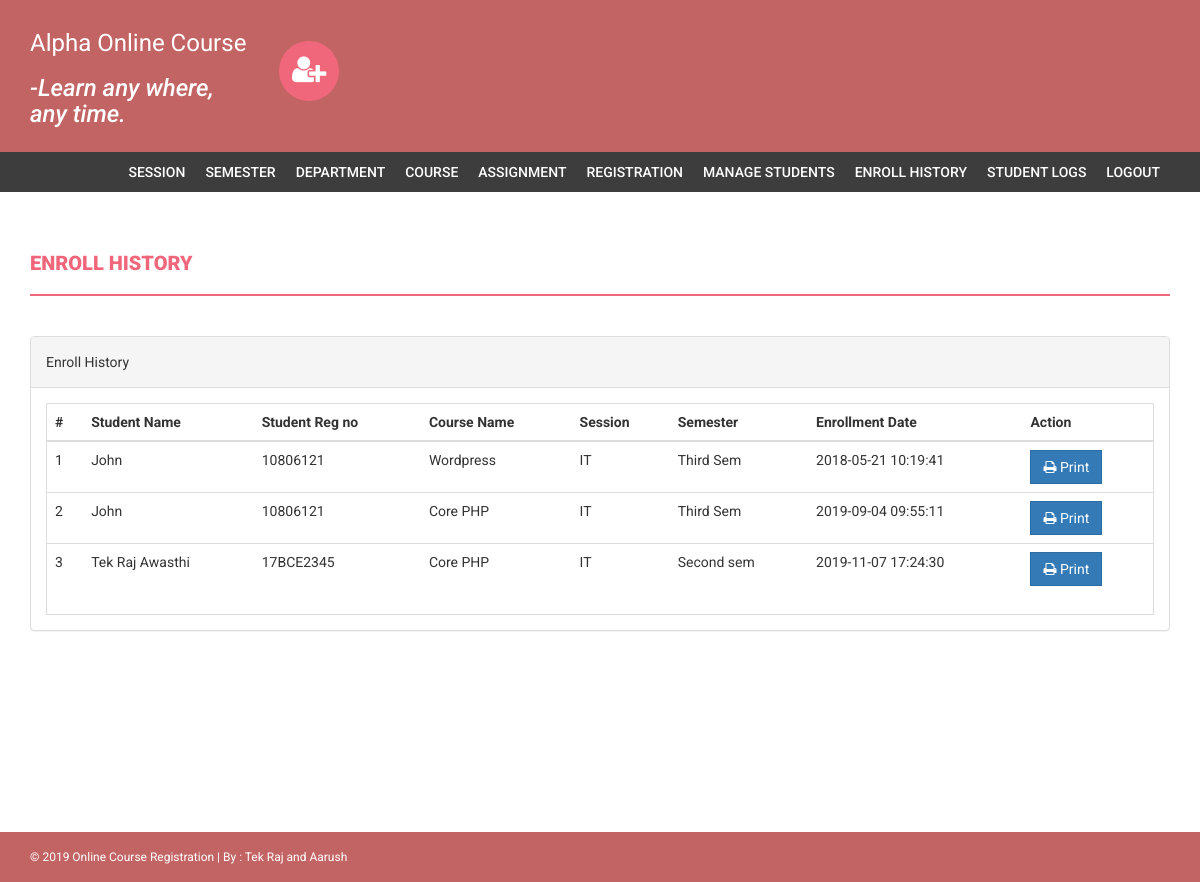
Page /admin/enroll-history.php (signed in) on the committed database.
### tables this page shows
CREATE TABLE `courseenrolls` (
  `id` int(11) NOT NULL,
  `studentRegno` varchar(255) DEFAULT NULL,
  `pincode` varchar(255) DEFAULT NULL,
  `session` int(11) DEFAULT NULL,
  `department` int(11) DEFAULT NULL,
  `level` int(11) DEFAULT NULL,
  `semester` int(11) DEFAULT NULL,
  `course` int(11) DEFAULT NULL,
  `enrollDate` timestamp NULL DEFAULT CURRENT_TIMESTAMP
);

CREATE TABLE `students` (
  `StudentRegno` varchar(255) NOT NULL,
  `studentPhoto` varchar(255) DEFAULT NULL,
  `password` varchar(255) NOT NULL,
  `studentName` varchar(255) DEFAULT NULL,
  `pincode` varchar(255) DEFAULT NULL,
  `session` varchar(255) DEFAULT NULL,
  `department` varchar(255) DEFAULT NULL,
  `semester` varchar(255) DEFAULT NULL,
  `cgpa` decimal(10,2) DEFAULT NULL,
  `creationdate` timestamp NULL DEFAULT CURRENT_TIMESTAMP,
  `updationDate` varchar(255) DEFAULT NULL
);

CREATE TABLE `course` (
  `id` int(11) NOT NULL,
  `courseCode` varchar(255) DEFAULT NULL,
  `courseName` varchar(255) DEFAULT NULL,
  `courseUnit` varchar(255) DEFAULT NULL,
  `noofSeats` int(11) DEFAULT NULL,
  `creationDate` timestamp NULL DEFAULT CURRENT_TIMESTAMP,
  `updationDate` varchar(255) DEFAULT NULL
);

CREATE TABLE `department` (
  `id` int(11) NOT NULL,
  `department` varchar(255) DEFAULT NULL,
  `creationDate` timestamp NULL DEFAULT CURRENT_TIMESTAMP
);

CREATE TABLE `semester` (
  `id` int(11) NOT NULL,
  `semester` varchar(255) DEFAULT NULL,
  `creationDate` timestamp NULL DEFAULT CURRENT_TIMESTAMP,
  `updationDate` varchar(255) DEFAULT NULL
);

### admin/enroll-history.php (the view, shortened to what this page needs)
<?php
if(strlen($_SESSION['alogin'])==0)
    {
header('location:index.php');
}
else{
?>
<!DOCTYPE html>
<html xmlns="http://www.w3.org/1999/xhtml">
<head>
    <link href="assets/css/bootstrap.css" rel="stylesheet" />
    <link href="assets/css/font-awesome.css" rel="stylesheet" />
    <link href="assets/css/style.css" rel="stylesheet" />
</head>
<body>
<?php include('includes/header.php');?>
<?php if($_SESSION['alogin']!="")
{
 include('includes/menubar.php');
}
 ?>
    <div class="content-wrapper">
        <div class="container">
              <div class="row">
                    <div class="col-md-12">
                        <h1 class="page-head-line">Enroll History  </h1>
                    </div>
                </div>
                <div class="row" >
                <div class="col-md-12">
                    <div class="panel panel-default">
                        <div class="panel-heading">
                           Enroll History
                        </div>
                        <div class="panel-body">
                            <div class="table-responsive table-bordered">
                                <table class="table">
                                    <thead>
                                        <tr>
                                            <th>#</th>
                                                 <th>Student Name </th>
                                                    <th>Student Reg no </th>
                                            <th>Course Name </th>
                                            <th>Session </th>
                                                <th>Semester</th>
                                             <th>Enrollment Date</th>
                                             <th>Action</th>
                                        </tr>
                                    </thead>
                                    <tbody>
<?php
$sql=mysqli_query($con,"select courseenrolls.course as cid, course.courseName as courname,session.session as session,department.department as dept,courseenrolls.enrollDate as edate ,semester.semester as sem,students.studentName as sname,students.StudentRegno as sregno from courseenrolls join course on course.id=courseenrolls.course join session on session.id=courseenrolls.session join department on department.id=courseenrolls.department   join semester on semester.id=courseenrolls.semester join students on students.StudentRegno=courseenrolls.studentRegno ");
$cnt=1;
while($row=mysqli_fetch_array($sql))
{
?>
                                        <tr>
                                            <td><?php echo $cnt;?></td>
                                              <td><?php echo htmlentities($row['sname']);?></td>
                                            <td><?php echo htmlentities($row['sregno']);?></td>
                                            <td><?php echo htmlentities($row['courname']);?></td>
                                            <td><?php echo htmlentities($row['dept']);?></td>
                                            <td><?php echo htmlentities($row['sem']);?></td>
                                             <td><?php echo htmlentities($row['edate']);?></td>
                                            <td>
                                            <a href="print.php?id=<?php echo $row['cid']?>" target="_blank">
<button class="btn btn-primary"><i class="fa fa-print "></i> Print</button> </a>
                                            </td>
                                        </tr>
<?php
$cnt++;
} ?>
                                    </tbody>
                                </table>
                            </div>
                        </div>
                    </div>
                </div>
            </div>
        </div>
    </div>
  <?php include('includes/footer.php');?>
</body>
</html>
<?php } ?>

### admin/includes/header.php (shortened to what this page needs)
<div class="navbar navbar-inverse set-radius-zero">
    <div class="container">
        <div class="navbar-header">
             <a class="navbar-brand" href="#" style="color:#fff; font-size:24px;4px; line-height:24px; ">
               Alpha Online Course <br><h3><i>-Learn any where, any time.</i></h3>
            </a>
        </div>
        <div class="left-div">
            &nbsp; &nbsp;&nbsp;<i class="fa fa-user-plus login-icon" ></i>
    </div>
        </div>
    </div>

### admin/includes/menubar.php
<section class="menu-section">
        <div class="container">
            <div class="row">
                <div class="col-md-12">
                    <div class="navbar-collapse collapse ">
                        <ul id="menu-top" class="nav navbar-nav navbar-right">
                            <li><a href="session.php">Session</a></li>
                            <li><a href="semester.php">Semester </a></li>
                            <li><a   href="department.php">Department</a></li>
                             <li><a href="course.php">Course</a></li>
                             <li><a href="assignment.php">Assignment</a></li>
                              <li><a href="student-registration.php">Registration</a></li>
                               <li><a href="manage-students.php">Manage Students</a></li>
                               <li><a href="enroll-history.php">Enroll History</a></li>
                               <li><a href="user-log.php">Student Logs </a></li>
                            <li><a href="logout.php">Logout</a></li>
                        </ul>
                    </div>
                </div>
            </div>
        </div>
    </section>

### admin/includes/footer.php
<footer>
        <div class="container">
            <div class="row">
                <div class="col-md-12">
                    &copy; 2019 Online Course Registration | By : <a href="#" target="_blank">Tek Raj and Aarush</a>
                </div>
            </div>
        </div>
    </footer>

### admin/assets/css/style.css (style rules this page uses)
body { font-family: 'Roboto', sans-serif; line-height: 30px; }
.set-radius-zero { border-radius: 0px; -moz-border-radius: 0px; -webkit-border-radius: 0px; }
.content-wrapper { margin-top: 40px; min-height: 600px; padding-bottom: 60px; }
.page-head-line { font-weight: 900; padding-bottom: 20px; border-bottom: 2px solid #F0677C; text-transform: uppercase; color: #F0677C; font-size: 20px; margin-bottom: 40px; }
.btn { border-radius: 0px; -webkit-border-radius: 0px; -moz-border-radius: 0px; }
.login-icon { height: 60px; width: 60px; padding: 13px; border-radius: 50%; font-size: 30px; margin-bottom: 20px; color: #fff; text-align: center; cursor:pointer; background-color:#F0677C; -webkit-border-radius:50%; -moz-border-radius:50%; }
.left-div { padding-left: 30px; margin-top: 40px; margin-bottom: 30px; }
.navbar-brand { width: 250px; padding-top: 30px; }
.menu-section { background-color: #3D3D3D; }
#menu-top a { color: #FFF; text-decoration: none; font-weight: 500; padding: 10px 10px 10px 10px; text-transform: uppercase; }
.navbar-inverse { background-color: #C36464; border-color: transparent; }
.navbar { margin-bottom: 0px; }
footer { padding: 10px; color: #fff; font-size: 12px; background-color: #C36464; }
footer a, footer a:hover { color: #fff; text-decoration: none; }

### rows in the picture
courseenrolls: students.studentName "John", students.StudentRegno "10806121", course.courseName "Wordpress", department.department "IT", semester.semester "Third Sem", enrollDate "2018-05-21 10:19:41"
courseenrolls: students.studentName "John", students.StudentRegno "10806121", course.courseName "Core PHP", department.department "IT", semester.semester "Third Sem", enrollDate "2019-09-04 09:55:11"
courseenrolls: students.studentName "Tek Raj Awasthi", students.StudentRegno "17BCE2345", course.courseName "Core PHP", department.department "IT", semester.semester "Second sem", enrollDate "2019-11-07 17:24:30"
